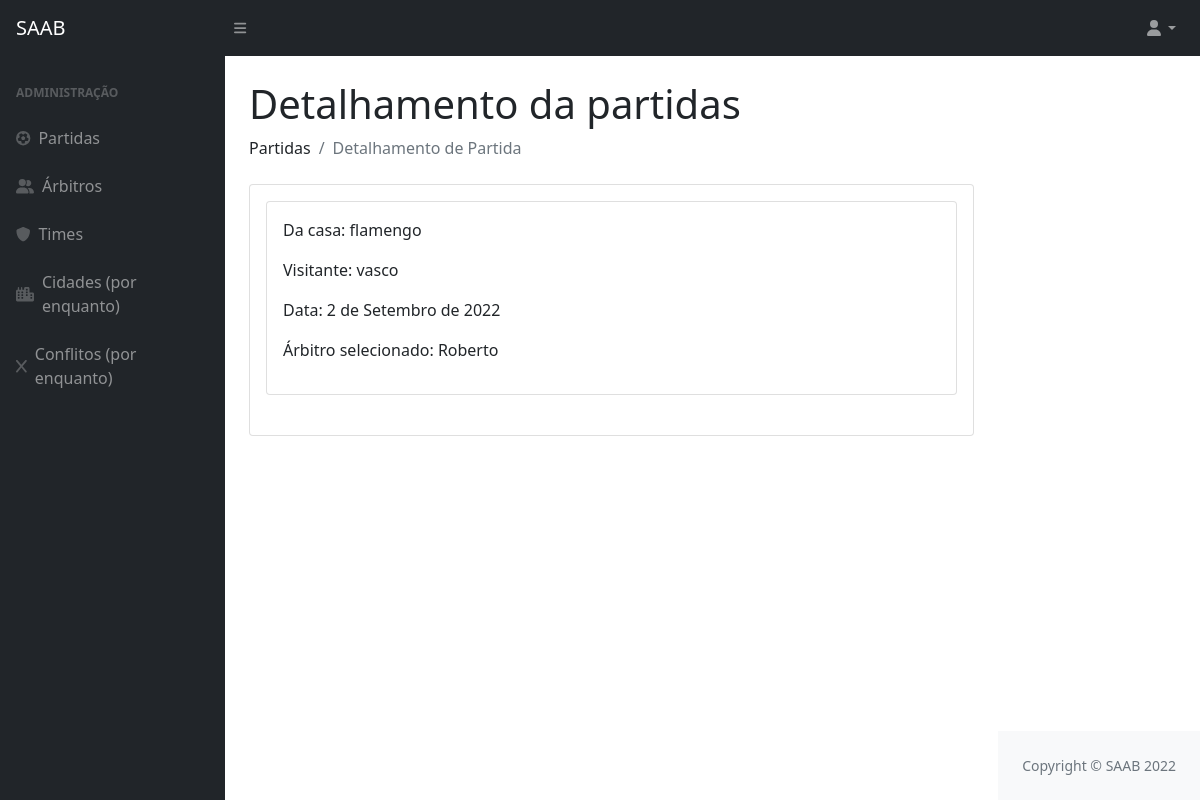
Page /detalhamentoPartida/77 on the committed database.
### privado/models.py (models this page shows, shortened)
class Partida(models.Model):
    codigo = models.AutoField(primary_key=True)
    usuario = models.ForeignKey(Usuario, on_delete=models.CASCADE)
    arbitro = models.ForeignKey(Arbitro, on_delete=models.CASCADE)
    visitante  = models.ForeignKey(Time, on_delete=models.CASCADE, related_name='visitante')
    local  = models.ForeignKey(Time, on_delete=models.CASCADE, related_name='local')
    data = models.DateField()

class Time(models.Model):
    codigo = models.AutoField(primary_key=True)
    nome = models.CharField(max_length=100)
    cidade = models.ForeignKey(Cidade, on_delete=models.CASCADE)
    def __str__(self):
        return (self.nome)

class Arbitro(models.Model):
    codigo = models.AutoField(primary_key=True)
    datanasc = models.DateField()
    cidade = models.ForeignKey(Cidade, on_delete=models.CASCADE)
    nome = models.CharField(max_length=100)
    formafisica = models.BooleanField()
    def __str__(self):
        return (self.nome)

### privado/views.py (the view)
# urls.py: path('detalhamentoPartida/<int:id>', detalhamentoPartida, name = "url_detalhamentoPartida"),
def detalhamentoPartida(request, id):
    conflitos = Conflito.objects.all()
    partida = Partida.objects.filter(pk=id)
    time = Time.objects.filter(pk=id)
    detalhes = {"detalhes":partida, "conflitos":conflitos, "time":time}
    return render(request, "SAAB/detalhamentoPartida.html", detalhes)

### privado/templates/SAAB/detalhamentoPartida.html (shortened to what this page needs)
{% extends 'SAAB/layout.html' %}
{% block conteudo %}
{% load static %}
{% load crispy_forms_tags %}
<!DOCTYPE html>
<html lang="en">
<head>
</head>
<body>
  <h1 class="mt-4">Detalhamento da partidas</h1>
  <ol class="breadcrumb mb-4">
    <li class="breadcrumb-item">Partidas</li>
    <li class="breadcrumb-item active">Detalhamento de Partida</li>
</ol>
    {% for i in detalhes %}
    <div class="card mb-4">
      <div class="card-body">
        <div class="card mb-4">
          <div class="card-body">
            <p>Da casa: {{ i.local }}</p>
            <p>Visitante: {{ i.visitante }}</p>
            <p>Data: {{ i.data }}</p>
            <p>Árbitro selecionado: {{ i.arbitro }}</p>
          </div>
        </div>
    {% endfor %}
</main>
</body>
</html>
{% endblock %}

### rows in the picture
Partida: local "flamengo", visitante "vasco", data "2 de Setembro de 2022", arbitro "Roberto"
